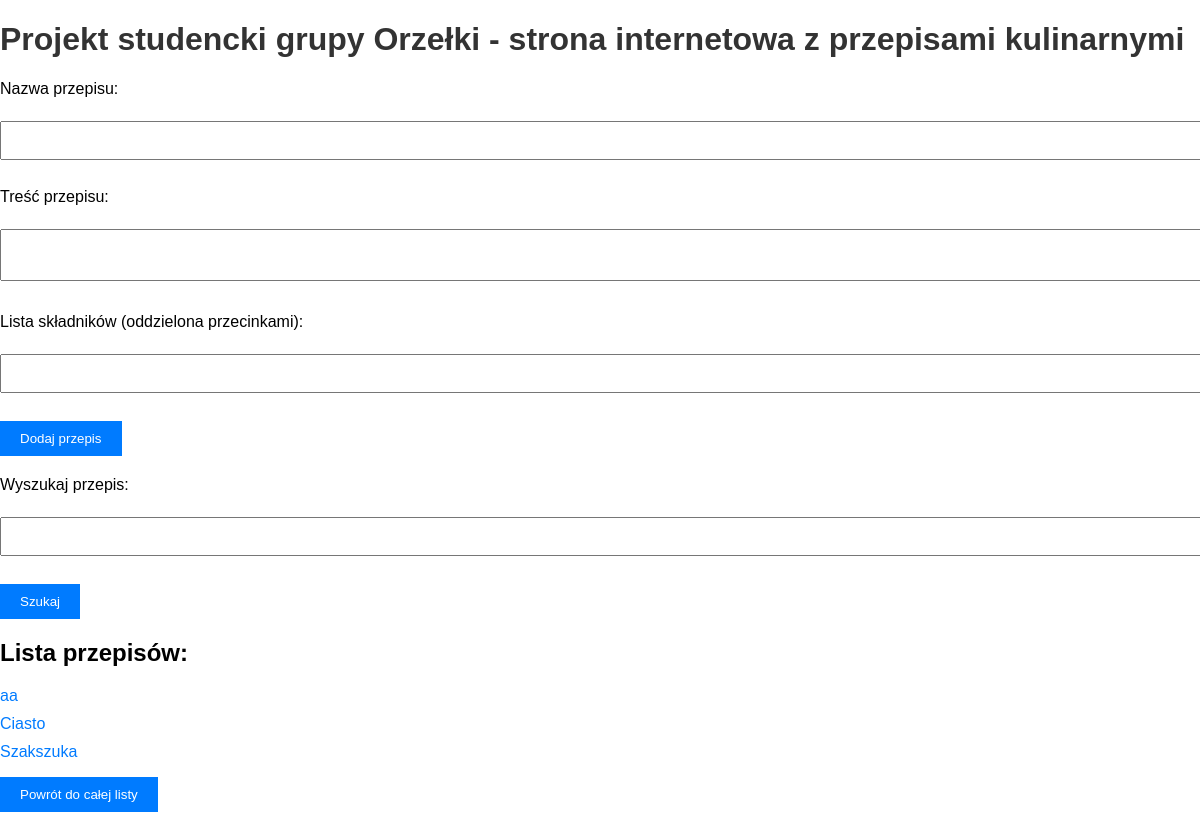
The page / on the database its author committed.
### mainn.py (models this page shows)
class Przepis(db.Model):
    id = db.Column(db.Integer, primary_key=True)
    nazwa = db.Column(db.String(100), nullable=False)
    tresc = db.Column(db.Text, nullable=False)
    skladniki = db.Column(db.String(200), nullable=True)

### mainn.py (the view)
@app.route('/', methods=['GET', 'POST'])
def index():
    if request.method == 'POST':
        nazwa_przepisu = request.form['nazwa']
        tresc_przepisu = request.form['tresc']
        skladniki_przepisu = request.form['skladniki']  # Dodajemy pobieranie składników
        dodaj_przepis(nazwa_przepisu, tresc_przepisu, skladniki_przepisu)
    if request.method == 'GET' and 'search' in request.args:
        szukana_nazwa = request.args['search']
        przepisy = wyszukaj_przepis(szukana_nazwa)
    else:
        przepisy = Przepis.query.all()
    przepisy = Przepis.query.all()
    return render_template('index.html', przepisy=przepisy)

### templates/index.html (shortened to what this page needs)
<!DOCTYPE html>
<html lang="en">
<head>
    <link rel="stylesheet" type="text/css" href="{{ url_for('static', filename='styles.css') }}">
</head>
<body>
    <h1>Projekt studencki grupy Orzełki - strona internetowa z przepisami kulinarnymi</h1>
    <form method="post">
        <label for="nazwa">Nazwa przepisu:</label><br>
        <input type="text" id="nazwa" name="nazwa"><br><br>
        <label for="tresc">Treść przepisu:</label><br>
        <textarea id="tresc" name="tresc"></textarea><br><br>
        <label for="skladniki">Lista składników (oddzielona przecinkami):</label><br>
        <input type="text" id="skladniki" name="skladniki"><br><br>
        <input type="submit" value="Dodaj przepis">
    </form>
    <form method="get" action="/">
        <label for="search">Wyszukaj przepis:</label><br>
        <input type="text" id="search" name="search"><br><br>
        <input type="submit" value="Szukaj">
    </form>
    <h2>Lista przepisów:</h2>
    <ul>
        {% for przepis in przepisy %}
            <li><a href="/przepis/{{ przepis.id }}">{{ przepis.nazwa }}</a></li>
        {% endfor %}
    </ul>
    {% if przepisy %}
        <form action="/" method="get">
            <input type="submit" value="Powrót do całej listy">
        </form>
    {% endif %}
</body>
</html>

### static/styles.css (style rules this page uses)
body { font-family: Arial, sans-serif; margin: 0; padding: 0; }
h1 { color: #333; }
form { margin-bottom: 20px; }
label { display: block; margin-bottom: 5px; }
input[type="text"], textarea { width: 100%; padding: 10px; margin-bottom: 10px; }
input[type="submit"] { background-color: #007bff; color: #fff; border: none; padding: 10px 20px; cursor: pointer; }
ul { list-style: none; padding: 0; }
li { margin-bottom: 10px; }
a { color: #007bff; text-decoration: none; }

### rows shown on the page
Przepis: nazwa "aa"
Przepis: nazwa "Ciasto"
Przepis: nazwa "Szakszuka"
